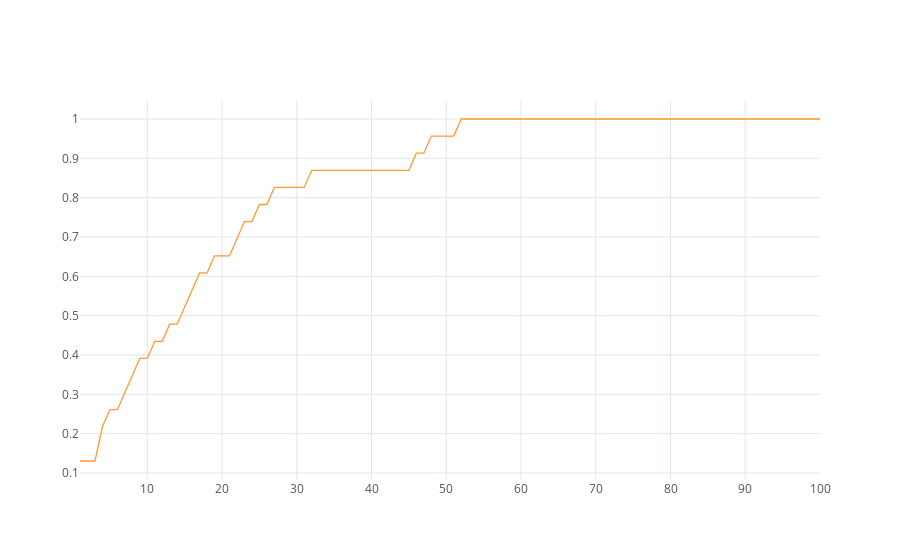

Notebook source saved alongside this figure:
### Code cell
df = pd.DataFrame(logger.iterations)
df.groupby("generation").agg("max").iplot(kind="scatter", y="fitness")

### Figure 1 — Plotly figure (JSON) as saved in the notebook; plotly's stock layout.template omitted (floating-point values rounded to 4 significant figures)
{"data": [{"line": {"color": "rgba(255, 153, 51, 1.0)", "dash": "solid", "shape": "linear", "width": 1.3}, "mode": "lines", "name": "fitness", "text": "", "type": "scatter", "uid": "bb1e4630-0579-43ca-a54b-54d55cfaea91", "x": [1, 2, 3, 4, 5, 6, 7, 8, 9, 10, 11, 12, 13, 14, 15, 16, 17, 18, 19, 20, 21, 22, 23, 24, 25, 26, 27, 28, 29, 30, 31, 32, 33, 34, 35, 36, 37, 38, 39, 40, 41, 42, 43, 44, 45, 46, 47, 48, 49, 50, 51, 52, 53, 54, 55, 56, 57, 58, 59, 60, 61, 62, 63, 64, 65, 66, 67, 68, 69, 70, 71, 72, 73, 74, 75, 76, 77, 78, 79, 80, 81, 82, 83, 84, 85, 86, 87, 88, 89, 90, 91, 92, 93, 94, 95, 96, 97, 98, 99, 100], "y": [0.1304, 0.1304, 0.1304, 0.2174, 0.2609, 0.2609, 0.3043, 0.3478, 0.3913, 0.3913, 0.4348, 0.4348, 0.4783, 0.4783, 0.5217, 0.5652, 0.6087, 0.6087, 0.6522, 0.6522, 0.6522, 0.6957, 0.7391, 0.7391, 0.7826, 0.7826, 0.8261, 0.8261, 0.8261, 0.8261, 0.8261, 0.8696, 0.8696, 0.8696, 0.8696, 0.8696, 0.8696, 0.8696, 0.8696, 0.8696, 0.8696, 0.8696, 0.8696, 0.8696, 0.8696, 0.913, 0.913, 0.9565, 0.9565, 0.9565, 0.9565, 1, 1, 1, 1, 1, 1, 1, 1, 1, 1, 1, 1, 1, 1, 1, 1, 1, 1, 1, 1, 1, 1, 1, 1, 1, 1, 1, 1, 1, 1, 1, 1, 1, 1, 1, 1, 1, 1, 1, 1, 1, 1, 1, 1, 1, 1, 1, 1, 1]}], "layout": {"autosize": true, "legend": {"bgcolor": "#FFFFFF", "font": {"color": "#4D5663"}}, "paper_bgcolor": "#FFFFFF", "plot_bgcolor": "#FFFFFF", "title": {"font": {"color": "#4D5663"}}, "xaxis": {"autorange": true, "gridcolor": "#E1E5ED", "range": [1, 100], "showgrid": true, "tickfont": {"color": "#4D5663"}, "title": {"font": {"color": "#4D5663"}, "text": ""}, "type": "linear", "zerolinecolor": "#E1E5ED"}, "yaxis": {"autorange": true, "gridcolor": "#E1E5ED", "range": [0.08213, 1.048], "showgrid": true, "tickfont": {"color": "#4D5663"}, "title": {"font": {"color": "#4D5663"}, "text": ""}, "type": "linear", "zerolinecolor": "#E1E5ED"}}}
